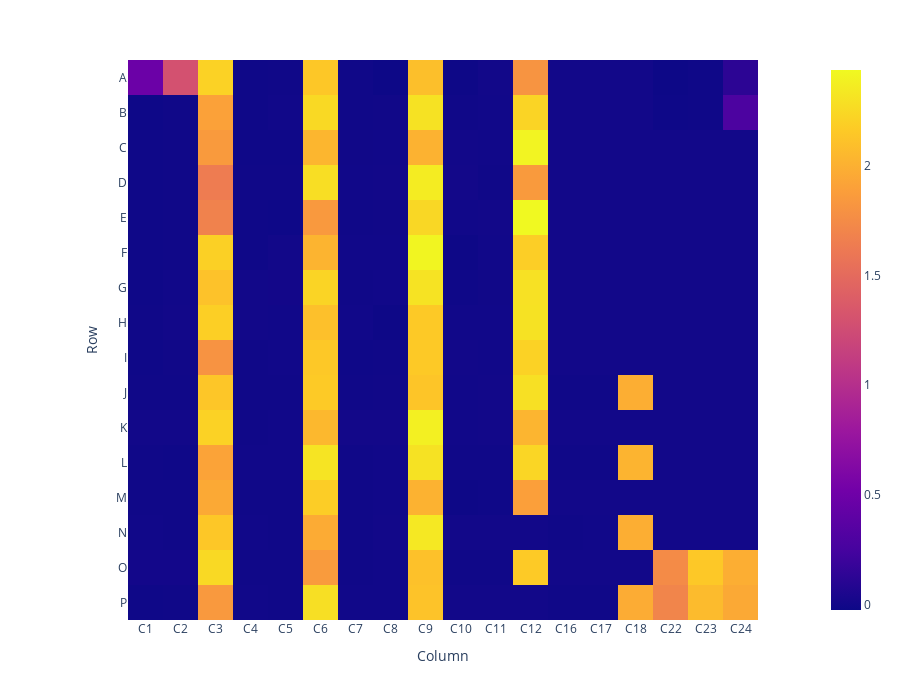

The notebook cell saved with this chart:
### Code cell
px.imshow(amplitude_df, width=900, height=700)

### Figure 1 — Plotly figure (JSON) as saved in the notebook; plotly's stock layout.template omitted (floating-point values rounded to 4 significant figures; data arrays with more than 128 entries replaced by an {"elided": "..."} marker saying what was removed)
{"data": [{"coloraxis": "coloraxis", "hovertemplate": "Column: %{x}<br>Row: %{y}<br>color: %{z}<extra></extra>", "type": "heatmap", "x": ["C1", "C2", "C3", "C4", "C5", "C6", "C7", "C8", "C9", "C10", "C11", "C12", "C16", "C17", "C18", "C22", "C23", "C24"], "y": ["A", "B", "C", "D", "E", "F", "G", "H", "I", "J", "K", "L", "M", "N", "O", "P"], "z": {"elided": "16x18 float values"}}], "layout": {"coloraxis": {"colorscale": [[0, "#0d0887"], [0.1111, "#46039f"], [0.2222, "#7201a8"], [0.3333, "#9c179e"], [0.4444, "#bd3786"], [0.5556, "#d8576b"], [0.6667, "#ed7953"], [0.7778, "#fb9f3a"], [0.8889, "#fdca26"], [1, "#f0f921"]]}, "height": 700, "margin": {"t": 60}, "width": 900, "xaxis": {"constrain": "domain", "scaleanchor": "y", "title": {"text": "Column"}}, "yaxis": {"autorange": "reversed", "constrain": "domain", "title": {"text": "Row"}}}}
